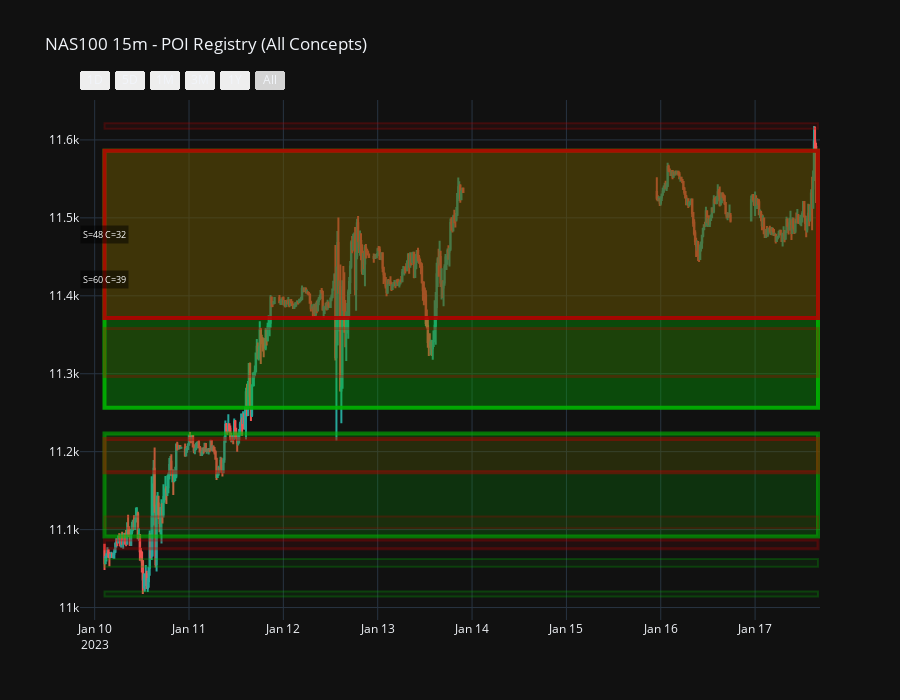

Source (notebook cell):
### Markdown cell above
## POI Visualization

Rectangles for each POI, color intensity proportional to score.
Bullish POIs = green, Bearish POIs = red.

### Code cell
fig = candlestick_chart(df_view, title='NAS100 15m - POI Registry (All Concepts)', height=700)

if len(pois) > 0:
    max_score = pois['score'].max()
    x0 = df_view['time'].iloc[0] if 'time' in df_view.columns else df_view.index[0]
    x1 = df_view['time'].iloc[-1] if 'time' in df_view.columns else df_view.index[-1]

    for _, poi in pois.iterrows():
        # Opacity scales with score (min 0.08, max 0.35)
        opacity = 0.08 + 0.27 * (poi['score'] / max_score) if max_score > 0 else 0.15
        border_opacity = min(opacity * 3, 0.9)
        # Border width scales with component count
        border_width = min(1 + poi['component_count'], 4)

        if poi['direction'] == 1:
            fill = f'rgba(0,180,0,{opacity:.2f})'
            border = f'rgba(0,180,0,{border_opacity:.2f})'
        else:
            fill = f'rgba(180,0,0,{opacity:.2f})'
            border = f'rgba(180,0,0,{border_opacity:.2f})'

        fig.add_shape(
            type='rect', x0=x0, x1=x1,
            y0=poi['bottom'], y1=poi['top'],
            fillcolor=fill,
            line=dict(color=border, width=border_width),
        )

        # Label for high-score POIs
        if poi['score'] >= max_score * 0.5:
            label_y = (poi['top'] + poi['bottom']) / 2
            fig.add_annotation(
                x=x0, y=label_y,
                text=f"S={poi['score']:.0f} C={poi['component_count']}",
                showarrow=False, font=dict(size=9, color='white'),
                bgcolor='rgba(0,0,0,0.5)', borderpad=2,
            )

fig.update_layout(legend=dict(yanchor='top', y=0.99, xanchor='left', x=0.01))
fig.show()

### Figure 1 — Plotly figure (JSON) as saved in the notebook; plotly's stock layout.template omitted (floating-point values rounded to 4 significant figures; data arrays with more than 128 entries replaced by an {"elided": "..."} marker saying what was removed)
{"data": [{"close": {"elided": "500 float values"}, "decreasing": {"line": {"color": "#ef5350"}}, "high": {"elided": "500 float values"}, "increasing": {"line": {"color": "#26a69a"}}, "low": {"elided": "500 float values"}, "name": "OHLC", "open": {"elided": "500 float values"}, "x": {"elided": "500 str values"}, "type": "candlestick", "xaxis": "x", "yaxis": "y"}], "layout": {"xaxis": {"anchor": "y", "domain": [0, 1], "rangeslider": {"visible": false}, "rangeselector": {"buttons": [{"count": 1, "label": "1D", "step": "day", "stepmode": "backward"}, {"count": 5, "label": "5D", "step": "day", "stepmode": "backward"}, {"count": 1, "label": "1M", "step": "month", "stepmode": "backward"}, {"count": 3, "label": "3M", "step": "month", "stepmode": "backward"}, {"count": 1, "label": "1Y", "step": "year", "stepmode": "backward"}, {"label": "All", "step": "all"}]}}, "yaxis": {"anchor": "x", "domain": [0, 1]}, "title": {"text": "NAS100 15m - POI Registry (All Concepts)"}, "height": 700, "showlegend": false, "shapes": [{"fillcolor": "rgba(0,180,0,0.35)", "line": {"color": "rgba(0,180,0,0.90)", "width": 4}, "type": "rect", "x0": "2023-01-10T02:30:00+00:00", "x1": "2023-01-17T16:00:00+00:00", "y0": 11260.0, "y1": 11590.0}, {"fillcolor": "rgba(180,0,0,0.30)", "line": {"color": "rgba(180,0,0,0.89)", "width": 4}, "type": "rect", "x0": "2023-01-10T02:30:00+00:00", "x1": "2023-01-17T16:00:00+00:00", "y0": 11370.0, "y1": 11590.0}, {"fillcolor": "rgba(0,180,0,0.20)", "line": {"color": "rgba(0,180,0,0.59)", "width": 4}, "type": "rect", "x0": "2023-01-10T02:30:00+00:00", "x1": "2023-01-17T16:00:00+00:00", "y0": 11090.0, "y1": 11220.0}, {"fillcolor": "rgba(180,0,0,0.15)", "line": {"color": "rgba(180,0,0,0.44)", "width": 4}, "type": "rect", "x0": "2023-01-10T02:30:00+00:00", "x1": "2023-01-17T16:00:00+00:00", "y0": 11170.0, "y1": 11220.0}, {"fillcolor": "rgba(180,0,0,0.10)", "line": {"color": "rgba(180,0,0,0.31)", "width": 3}, "type": "rect", "x0": "2023-01-10T02:30:00+00:00", "x1": "2023-01-17T16:00:00+00:00", "y0": 11080.0, "y1": 11090.0}, {"fillcolor": "rgba(180,0,0,0.10)", "line": {"color": "rgba(180,0,0,0.29)", "width": 3}, "type": "rect", "x0": "2023-01-10T02:30:00+00:00", "x1": "2023-01-17T16:00:00+00:00", "y0": 11300.0, "y1": 11360.0}, {"fillcolor": "rgba(0,180,0,0.09)", "line": {"color": "rgba(0,180,0,0.26)", "width": 2}, "type": "rect", "x0": "2023-01-10T02:30:00+00:00", "x1": "2023-01-17T16:00:00+00:00", "y0": 11010.0, "y1": 11020.0}, {"fillcolor": "rgba(180,0,0,0.09)", "line": {"color": "rgba(180,0,0,0.26)", "width": 2}, "type": "rect", "x0": "2023-01-10T02:30:00+00:00", "x1": "2023-01-17T16:00:00+00:00", "y0": 11610.0, "y1": 11620.0}, {"fillcolor": "rgba(0,180,0,0.08)", "line": {"color": "rgba(0,180,0,0.25)", "width": 2}, "type": "rect", "x0": "2023-01-10T02:30:00+00:00", "x1": "2023-01-17T16:00:00+00:00", "y0": 11050.0, "y1": 11060.0}, {"fillcolor": "rgba(180,0,0,0.08)", "line": {"color": "rgba(180,0,0,0.25)", "width": 2}, "type": "rect", "x0": "2023-01-10T02:30:00+00:00", "x1": "2023-01-17T16:00:00+00:00", "y0": 11100.0, "y1": 11120.0}], "annotations": [{"bgcolor": "rgba(0,0,0,0.5)", "borderpad": 2, "font": {"color": "white", "size": 9}, "showarrow": false, "text": "S=60 C=39", "x": "2023-01-10T02:30:00+00:00", "y": 11420.0}, {"bgcolor": "rgba(0,0,0,0.5)", "borderpad": 2, "font": {"color": "white", "size": 9}, "showarrow": false, "text": "S=48 C=32", "x": "2023-01-10T02:30:00+00:00", "y": 11480.0}], "legend": {"yanchor": "top", "y": 0.99, "xanchor": "left", "x": 0.01}}}
